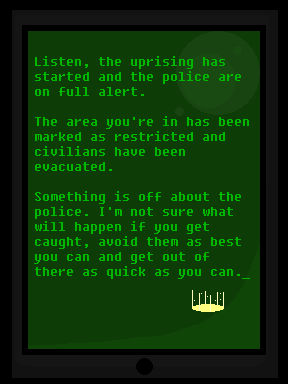

The image is a tile-based game level rendered from a .tmx file. Its description and source (layers, tilesets, objects; grid data summarised) follow:
An orthogonal 9x12 tile map with 32x32 px tiles, 2 tile layers (Tile Layer 1, Tile Layer 2), 2 tilesets and 7 objects (player, me.LevelEntity).

<map version="1.0" orientation="orthogonal" renderorder="right-down" width="9" height="12" tilewidth="32" tileheight="32" nextobjectid="9">
 <tileset firstgid="1" name="message1" tilewidth="32" tileheight="32">
  <image source="../img/map/message1.png" width="288" height="384" />
 </tileset>
 <tileset firstgid="109" name="portal" tilewidth="32" tileheight="32">
  <image source="../img/map/portal.png" width="32" height="32" />
 </tileset>
 <layer name="Tile Layer 1" width="9" height="12">
  <data>[108 cells, 108 non-empty, 108 distinct tile ids]</data>
 </layer>
 <objectgroup name="Entity">
  <object id="1" name="player" x="32" y="288" width="32" height="32" />
  <object id="2" name="me.LevelEntity" x="192" y="288" width="32" height="32">
   <properties>
    <property name="duration" value="250" />
    <property name="fade" value="#000000" />
    <property name="to" value="lvl1" />
   </properties>
  </object>
 </objectgroup>
 <layer name="Tile Layer 2" width="9" height="12">
  <data>[108 cells, 1 non-empty, 1 distinct tile ids]</data>
 </layer>
 <objectgroup name="collision">
  <object id="3" x="0" y="-32" width="288" height="32" />
  <object id="4" x="288" y="0" width="32" height="384" />
  <object id="6" x="0" y="384" width="288" height="32" />
  <object id="7" x="-32" y="0" width="32" height="384" />
  <object id="8" x="288" y="64" />
 </objectgroup>
</map>
